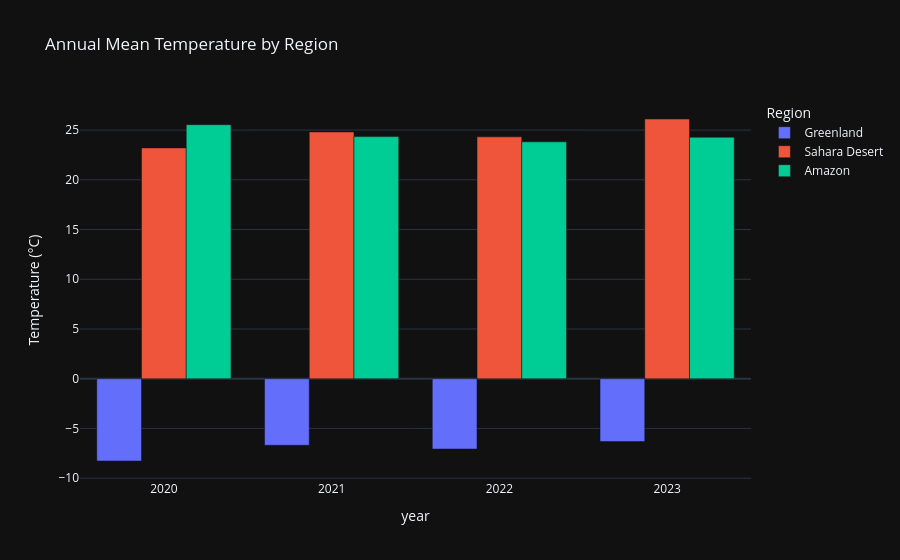

Source (notebook cell):
### Markdown cell above
*Did the annual temperature averages in Greenland, the Sahara, and the Amazon move in the same direction during the study period?*

### Code cell
regional_yearly_rows = []

for name, monthly_df in region_monthly.items():
    yearly = (
        monthly_df.groupby("year")
        .agg(
            Mean_Temperature_C=("T2M_mean_C", "mean"),
            Lowest_Monthly_Mean_C=("T2M_mean_C", "min"),
            Highest_Monthly_Mean_C=("T2M_mean_C", "max"),
            Available_Months=("time_period", "nunique")
        )
        .reset_index()
    )
    yearly["Region"] = name
    regional_yearly_rows.append(yearly)

regional_yearly = pd.concat(
    regional_yearly_rows, ignore_index=True
)

display(
    regional_yearly.sort_values(["Region", "year"]).round(2)
)

fig = px.bar(
    regional_yearly,
    x="year",
    y="Mean_Temperature_C",
    color="Region",
    barmode="group",
    title="Annual Mean Temperature by Region"
)
fig.update_layout(
    template="plotly_dark",
    yaxis_title="Temperature (°C)"
)
fig.show()

### Figure 1 — Plotly figure (JSON) as saved in the notebook; plotly's stock layout.template omitted (floating-point values rounded to 4 significant figures)
{"data": [{"alignmentgroup": "True", "hovertemplate": "Region=Greenland<br>year=%{x}<br>Mean_Temperature_C=%{y}<extra></extra>", "legendgroup": "Greenland", "marker": {"color": "#636efa", "pattern": {"shape": ""}}, "name": "Greenland", "offsetgroup": "Greenland", "orientation": "v", "showlegend": true, "textposition": "auto", "type": "bar", "x": [2020, 2021, 2022, 2023], "xaxis": "x", "y": [-8.273, -6.691, -7.07, -6.322], "yaxis": "y"}, {"alignmentgroup": "True", "hovertemplate": "Region=Sahara Desert<br>year=%{x}<br>Mean_Temperature_C=%{y}<extra></extra>", "legendgroup": "Sahara Desert", "marker": {"color": "#EF553B", "pattern": {"shape": ""}}, "name": "Sahara Desert", "offsetgroup": "Sahara Desert", "orientation": "v", "showlegend": true, "textposition": "auto", "type": "bar", "x": [2020, 2021, 2022, 2023], "xaxis": "x", "y": [23.21, 24.82, 24.32, 26.11], "yaxis": "y"}, {"alignmentgroup": "True", "hovertemplate": "Region=Amazon<br>year=%{x}<br>Mean_Temperature_C=%{y}<extra></extra>", "legendgroup": "Amazon", "marker": {"color": "#00cc96", "pattern": {"shape": ""}}, "name": "Amazon", "offsetgroup": "Amazon", "orientation": "v", "showlegend": true, "textposition": "auto", "type": "bar", "x": [2020, 2021, 2022, 2023], "xaxis": "x", "y": [25.54, 24.34, 23.82, 24.28], "yaxis": "y"}], "layout": {"barmode": "group", "legend": {"title": {"text": "Region"}, "tracegroupgap": 0}, "title": {"text": "Annual Mean Temperature by Region"}, "xaxis": {"anchor": "y", "domain": [0, 1], "title": {"text": "year"}}, "yaxis": {"anchor": "x", "domain": [0, 1], "title": {"text": "Temperature (°C)"}}}}
